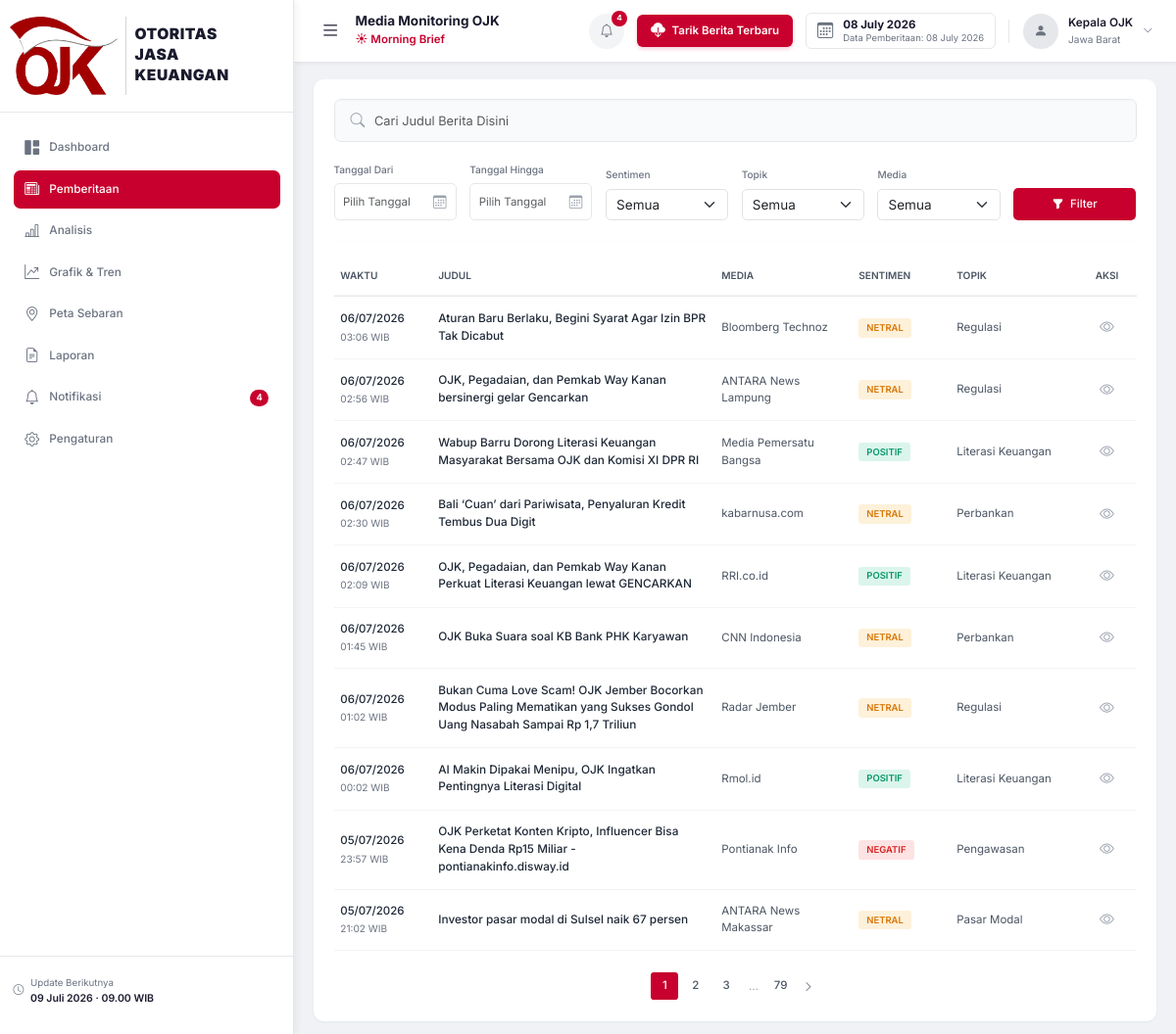
Before: /pemberitaan/ with the older database file.
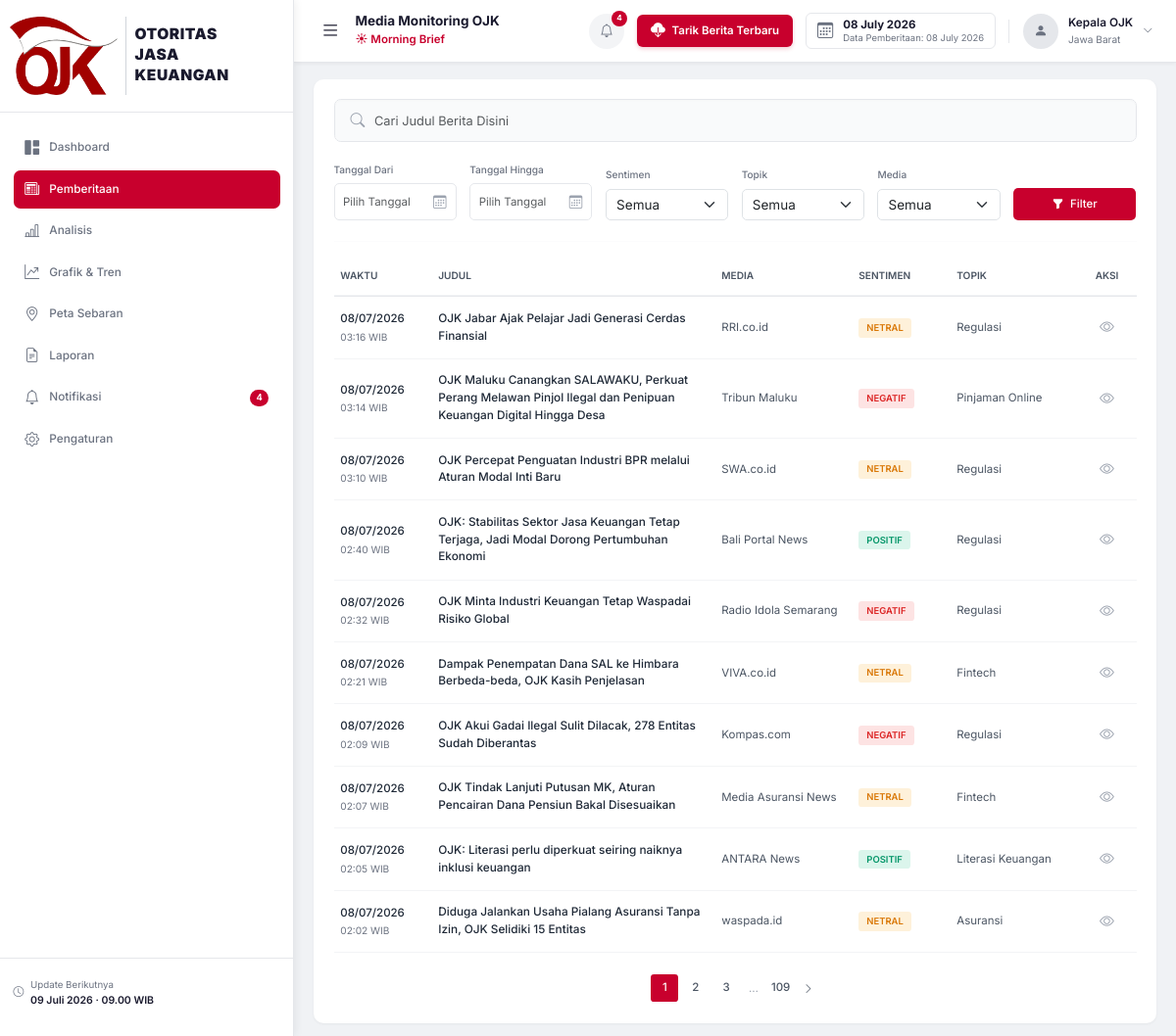
After: the same page with the newer database file.
### database/models.py (models this page shows, shortened)
class Berita(db.Model):
    __tablename__ = "berita"
    id = db.Column(db.Integer, primary_key=True, autoincrement=True)
    judul = db.Column(db.String(500), nullable=False)
    link = db.Column(db.String(1000), nullable=False, unique=True, index=True)
    media = db.Column(db.String(200), nullable=True)
    tanggal = db.Column(db.DateTime, nullable=True)
    isi = db.Column(db.Text, nullable=True)
    ringkasan = db.Column(db.Text, nullable=True)
    gambar_url = db.Column(db.String(1000), nullable=True)  # URL thumbnail/og:image
    sentimen = db.Column(
        db.String(20), nullable=True, default="Netral"
    )  # Positif, Negatif, Netral
    topik = db.Column(db.String(200), nullable=True)
    wilayah = db.Column(db.String(200), nullable=True)
    narasumber = db.Column(db.String(500), nullable=True)
    bulan = db.Column(db.Integer, nullable=True)
    tahun = db.Column(db.Integer, nullable=True)
    triwulan = db.Column(db.Integer, nullable=True)
    created_at = db.Column(db.DateTime, default=datetime.utcnow, nullable=False)
    status = db.Column(
        db.String(20), default="aktif", nullable=False
    )  # aktif, arsip, hapus
    keyword = db.Column(db.String(200), nullable=True)  # keyword sumber crawl
    def get_sentimen_badge(self) -> str:
        badges = {
            "Positif": "badge-positif",
            "Negatif": "badge-negatif",
            "Netral": "badge-netral",
        }
        return badges.get(self.sentimen, "badge-netral")

### routes/pemberitaan.py (the view)
@bp.route("/")
def index():
    page = request.args.get("page", 1, type=int)
    tanggal_dari = request.args.get("tanggal_dari", "")
    tanggal_sampai = request.args.get("tanggal_sampai", "")
    media = request.args.get("media", "")
    topik = request.args.get("topik", "")
    sentimen = request.args.get("sentimen", "")
    keyword = request.args.get("keyword", "")
    pagination = BeritaService.get_berita_paginated(
        page=page,
        tanggal_dari=tanggal_dari or None,
        tanggal_sampai=tanggal_sampai or None,
        media=media or None,
        topik=topik or None,
        sentimen=sentimen or None,
        keyword=keyword or None,
    )
    daftar_media = BeritaService.get_daftar_media()
    daftar_topik = BeritaService.get_daftar_topik()
    return render_template(
        "pemberitaan/index.html",
        pagination=pagination,
        berita_list=pagination.items,
        daftar_media=daftar_media,
        daftar_topik=daftar_topik,
        filter_tanggal_dari=tanggal_dari,
        filter_tanggal_sampai=tanggal_sampai,
        filter_media=media,
        filter_topik=topik,
        filter_sentimen=sentimen,
        filter_keyword=keyword,
        active_page="pemberitaan",
    )

### app.py (called while the page is built)
def register_context_processors(app: Flask):
    @app.context_processor
    def inject_globals():
        from config import Config
        from datetime import datetime
        return {
            "app_name": Config.APP_NAME,
            "app_subtitle": Config.APP_SUBTITLE,
            "app_version": Config.APP_VERSION,
            "now": datetime.now(),
        }

### services/berita_service.py (called while the page is built)
    @staticmethod
    def get_daftar_media() -> list[str]:
        result = (
            db.session.query(Berita.media)
            .filter(Berita.media.isnot(None), Berita.status == "aktif")
            .distinct()
            .order_by(Berita.media)
            .all()
        )
        return [r[0] for r in result if r[0]]

    @staticmethod
    def get_daftar_topik() -> list[str]:
        result = (
            db.session.query(Berita.topik)
            .filter(Berita.topik.isnot(None), Berita.status == "aktif")
            .distinct()
            .order_by(Berita.topik)
            .all()
        )
        return [r[0] for r in result if r[0]]

### templates/pemberitaan/index.html (shortened to what the changed rows need)
{% extends "base.html" %}
{% block extra_css %}
<link href="https://cdn.jsdelivr.net/npm/select2@4.1.0-rc.0/dist/css/select2.min.css" rel="stylesheet" />
<link rel="stylesheet" href="https://cdn.jsdelivr.net/npm/flatpickr/dist/flatpickr.min.css">
{% endblock %}
{% block content %}
<div class="card-panel" style="border: none; box-shadow: 0 1px 3px rgba(0,0,0,0.05); padding: 0.5rem;">
    <div class="card-panel-body">
        {% if berita_list %}
        <div class="table-responsive table-scrollable-container">
            <table class="table-berita" style="width: 100%; border-collapse: separate; border-spacing: 0;">
                <thead>
                    <tr>
                        <th style="padding: 1rem 0.5rem; font-size: 0.75rem; font-weight: 600; color: #4b5563; text-transform: uppercase; width: 100px;">Waktu</th>
                        <th style="padding: 1rem 0.5rem; font-size: 0.75rem; font-weight: 600; color: #4b5563; text-transform: uppercase;">Judul</th>
                        <th style="padding: 1rem 0.5rem; font-size: 0.75rem; font-weight: 600; color: #4b5563; text-transform: uppercase; width: 140px;">Media</th>
                        <th style="padding: 1rem 0.5rem; font-size: 0.75rem; font-weight: 600; color: #4b5563; text-transform: uppercase; width: 100px;">Sentimen</th>
                        <th style="padding: 1rem 0.5rem; font-size: 0.75rem; font-weight: 600; color: #4b5563; text-transform: uppercase; width: 130px;">Topik</th>
                        <th style="padding: 1rem 0.5rem; font-size: 0.75rem; font-weight: 600; color: #4b5563; text-transform: uppercase; width: 60px; text-align: center;">Aksi</th>
                    </tr>
                </thead>
                <tbody>
                    {% for berita in berita_list %}
                    <tr>
                        <td style="padding: 1rem 0.5rem; font-size: 0.85rem; color: #4b5563; border-bottom: 1px solid #f3f4f6; white-space: nowrap;">
                            {% if berita.tanggal %}
                            <div style="font-weight: 500; color: #1f2937;">{{ berita.tanggal.strftime('%d/%m/%Y') }}</div>
                            <div style="font-size: 0.75rem; color: #6b7280; margin-top: 0.15rem;">{{ berita.tanggal.strftime('%H:%M') }} WIB</div>
                            {% else %}
                            -
                            {% endif %}
                        </td>
                        <td style="padding: 1rem 0.5rem; border-bottom: 1px solid #f3f4f6;">
                            <a href="{{ url_for('pemberitaan.detail', berita_id=berita.id) }}" style="color: #1f2937; font-size: 0.875rem; font-weight: 500; text-decoration: none; display: block;">
                                {{ berita.judul }}
                            </a>
                        </td>
                        <td style="padding: 1rem 0.5rem; font-size: 0.85rem; color: #4b5563; border-bottom: 1px solid #f3f4f6;">
                            {{ berita.media or '-' }}
                        </td>
                        <td style="padding: 1rem 0.5rem; border-bottom: 1px solid #f3f4f6;">
                            <span class="badge-sentimen {{ berita.get_sentimen_badge() }}" style="font-size: 0.7rem; padding: 0.2rem 0.6rem; border-radius: 0.25rem;">
                                {{ berita.sentimen or 'Netral' }}
                            </span>
                        </td>
                        <td style="padding: 1rem 0.5rem; font-size: 0.85rem; color: #4b5563; border-bottom: 1px solid #f3f4f6;">
                            {{ berita.topik or '-' }}
                        </td>
                        <td style="padding: 1rem 0.5rem; border-bottom: 1px solid #f3f4f6; text-align: center;">
                            <a href="{{ url_for('pemberitaan.detail', berita_id=berita.id) }}" style="color: #9ca3af; font-size: 1.1rem; text-decoration: none;">
                                <i class="bi bi-eye"></i>
                            </a>
                        </td>
                    </tr>
                    {% endfor %}
                </tbody>
            </table>
        </div>
        {% if pagination.pages > 1 %}
        <div class="pagination-container" style="display: flex; justify-content: center; margin-top: 1.5rem;">
            <ul style="display: flex; gap: 0.25rem; list-style: none; padding: 0; margin: 0; align-items: center;">
                {% for page_num in pagination.iter_pages(left_edge=1, right_edge=1, left_current=2, right_current=2) %}
                    {% if page_num %}
                    <li>
                        <a href="{{ url_for('pemberitaan.index', page=page_num, keyword=filter_keyword, sentimen=filter_sentimen, media=filter_media, topik=filter_topik, tanggal_dari=filter_tanggal_dari, tanggal_sampai=filter_tanggal_sampai) }}"
                           style="width: 28px; height: 28px; display: flex; align-items: center; justify-content: center; font-size: 0.85rem; font-weight: 500; text-decoration: none; border-radius: 0.25rem; {% if page_num == pagination.page %}background-color: #c8002d; color: white;{% else %}color: #4b5563;{% endif %}">
                            {{ page_num }}
                        </a>
                    </li>
                    {% else %}
                    <li><span style="padding: 0.4rem; color: #9ca3af; font-size: 0.85rem;">…</span></li>
                    {% endif %}
                {% endfor %}
            </ul>
        </div>
        {% endif %}
        {% endif %}
    </div>
</div>
{% endblock %}

Changed rows visible on the page:
no longer on this page (row unchanged): Berita: tanggal "06/07/2026", tanggal "03:06", judul "Aturan Baru Berlaku, Begini Syarat Agar Izin BPR Tak Dicabut", media "Bloomberg Technoz", sentimen "NETRAL", topik "Regulasi"
no longer on this page (row unchanged): Berita: tanggal "06/07/2026", tanggal "02:56", judul "OJK, Pegadaian, dan Pemkab Way Kanan bersinergi gelar Gencarkan", media "ANTARA News Lampung", sentimen "NETRAL", topik "Regulasi"
no longer on this page (row unchanged): Berita: tanggal "06/07/2026", tanggal "02:47", judul "Wabup Barru Dorong Literasi Keuangan Masyarakat Bersama OJK dan Komisi XI DPR RI", media "Media Pemersatu Bangsa", sentimen "POSITIF", topik "Literasi Keuangan"
no longer on this page (row unchanged): Berita: tanggal "06/07/2026", tanggal "02:30", judul "Bali ‘Cuan’ dari Pariwisata, Penyaluran Kredit Tembus Dua Digit", media "kabarnusa.com", sentimen "NETRAL", topik "Perbankan"
no longer on this page (row unchanged): Berita: tanggal "06/07/2026", tanggal "02:09", judul "OJK, Pegadaian, dan Pemkab Way Kanan Perkuat Literasi Keuangan lewat GENCARKAN", media "RRI.co.id", sentimen "POSITIF", topik "Literasi Keuangan"
no longer on this page (row unchanged): Berita: tanggal "06/07/2026", tanggal "01:45", judul "OJK Buka Suara soal KB Bank PHK Karyawan", media "CNN Indonesia", sentimen "NETRAL", topik "Perbankan"
no longer on this page (row unchanged): Berita: tanggal "06/07/2026", tanggal "01:02", judul "Bukan Cuma Love Scam! OJK Jember Bocorkan Modus Paling Mematikan yang Sukses Gondol Uang Nasabah Sampai Rp 1,7 Triliun", media "Radar Jember", sentimen "NETRAL", topik "Regulasi"
no longer on this page (row unchanged): Berita: tanggal "06/07/2026", tanggal "00:02", judul "AI Makin Dipakai Menipu, OJK Ingatkan Pentingnya Literasi Digital", media "Rmol.id", sentimen "POSITIF", topik "Literasi Keuangan"
no longer on this page (row unchanged): Berita: tanggal "05/07/2026", tanggal "23:57", judul "OJK Perketat Konten Kripto, Influencer Bisa Kena Denda Rp15 Miliar - pontianakinfo.disway.id", media "Pontianak Info", sentimen "NEGATIF", topik "Pengawasan"
no longer on this page (row unchanged): Berita: tanggal "05/07/2026", tanggal "21:02", judul "Investor pasar modal di Sulsel naik 67 persen", media "ANTARA News Makassar", sentimen "NETRAL", topik "Pasar Modal"
added Berita: tanggal "08/07/2026", tanggal "03:16", judul "OJK Jabar Ajak Pelajar Jadi Generasi Cerdas Finansial", media "RRI.co.id", sentimen "NETRAL", topik "Regulasi"
added Berita: tanggal "08/07/2026", tanggal "03:14", judul "OJK Maluku Canangkan SALAWAKU, Perkuat Perang Melawan Pinjol Ilegal dan Penipuan Keuangan Digital Hingga Desa", media "Tribun Maluku", sentimen "NEGATIF", topik "Pinjaman Online"
added Berita: tanggal "08/07/2026", tanggal "03:10", judul "OJK Percepat Penguatan Industri BPR melalui Aturan Modal Inti Baru", media "SWA.co.id", sentimen "NETRAL", topik "Regulasi"
added Berita: tanggal "08/07/2026", tanggal "02:40", judul "OJK: Stabilitas Sektor Jasa Keuangan Tetap Terjaga, Jadi Modal Dorong Pertumbuhan Ekonomi", media "Bali Portal News", sentimen "POSITIF", topik "Regulasi"
added Berita: tanggal "08/07/2026", tanggal "02:32", judul "OJK Minta Industri Keuangan Tetap Waspadai Risiko Global", media "Radio Idola Semarang", sentimen "NEGATIF", topik "Regulasi"
added Berita: tanggal "08/07/2026", tanggal "02:21", judul "Dampak Penempatan Dana SAL ke Himbara Berbeda-beda, OJK Kasih Penjelasan", media "VIVA.co.id", sentimen "NETRAL", topik "Fintech"
added Berita: tanggal "08/07/2026", tanggal "02:09", judul "OJK Akui Gadai Ilegal Sulit Dilacak, 278 Entitas Sudah Diberantas", media "Kompas.com", sentimen "NEGATIF", topik "Regulasi"
added Berita: tanggal "08/07/2026", tanggal "02:07", judul "OJK Tindak Lanjuti Putusan MK, Aturan Pencairan Dana Pensiun Bakal Disesuaikan", media "Media Asuransi News", sentimen "NETRAL", topik "Fintech"
added Berita: tanggal "08/07/2026", tanggal "02:05", judul "OJK: Literasi perlu diperkuat seiring naiknya inklusi keuangan", media "ANTARA News", sentimen "POSITIF", topik "Literasi Keuangan"
added Berita: tanggal "08/07/2026", tanggal "02:02", judul "Diduga Jalankan Usaha Pialang Asuransi Tanpa Izin, OJK Selidiki 15 Entitas", media "waspada.id", sentimen "NETRAL", topik "Asuransi"
Other visible differences:
new list line: "109"
list line gone: "79"
